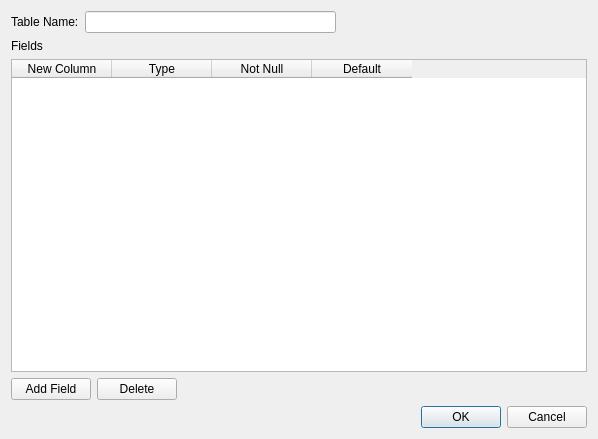
<?xml version="1.0" encoding="UTF-8"?>
<ui version="4.0">
 <class>CreateTableDialog</class>
 <widget class="QDialog" name="CreateTableDialog">
  <property name="geometry">
   <rect>
    <x>0</x>
    <y>0</y>
    <width>598</width>
    <height>439</height>
   </rect>
  </property>
  <property name="windowTitle">
   <string>Create Table</string>
  </property>
  <layout class="QVBoxLayout" name="verticalLayout">
   <item>
    <layout class="QHBoxLayout" name="horizontalLayout_2">
     <item>
      <widget class="QLabel" name="label">
       <property name="text">
        <string>Table Name:</string>
       </property>
      </widget>
     </item>
     <item>
      <widget class="QLineEdit" name="txtTableName"/>
     </item>
     <item>
      <spacer name="horizontalSpacer_2">
       <property name="orientation">
        <enum>Qt::Horizontal</enum>
       </property>
       <property name="sizeHint" stdset="0">
        <size>
         <width>40</width>
         <height>20</height>
        </size>
       </property>
      </spacer>
     </item>
    </layout>
   </item>
   <item>
    <widget class="QLabel" name="label_2">
     <property name="text">
      <string>Fields</string>
     </property>
    </widget>
   </item>
   <item>
    <widget class="QTableWidget" name="tblFields">
     <column>
      <property name="text">
       <string>New Column</string>
      </property>
     </column>
     <column>
      <property name="text">
       <string>Type</string>
      </property>
     </column>
     <column>
      <property name="text">
       <string>Not Null</string>
      </property>
     </column>
     <column>
      <property name="text">
       <string>Default</string>
      </property>
     </column>
    </widget>
   </item>
   <item>
    <layout class="QHBoxLayout" name="horizontalLayout">
     <item>
      <widget class="QPushButton" name="cmdAddField">
       <property name="text">
        <string>Add Field</string>
       </property>
      </widget>
     </item>
     <item>
      <widget class="QPushButton" name="cmdDeleteField">
       <property name="text">
        <string>Delete</string>
       </property>
      </widget>
     </item>
     <item>
      <spacer name="horizontalSpacer">
       <property name="orientation">
        <enum>Qt::Horizontal</enum>
       </property>
       <property name="sizeHint" stdset="0">
        <size>
         <width>40</width>
         <height>20</height>
        </size>
       </property>
      </spacer>
     </item>
    </layout>
   </item>
   <item>
    <widget class="QDialogButtonBox" name="buttonBox">
     <property name="orientation">
      <enum>Qt::Horizontal</enum>
     </property>
     <property name="standardButtons">
      <set>QDialogButtonBox::Cancel|QDialogButtonBox::Ok</set>
     </property>
    </widget>
   </item>
  </layout>
 </widget>
 <resources/>
 <connections>
  <connection>
   <sender>buttonBox</sender>
   <signal>accepted()</signal>
   <receiver>CreateTableDialog</receiver>
   <slot>accept()</slot>
   <hints>
    <hint type="sourcelabel">
     <x>248</x>
     <y>254</y>
    </hint>
    <hint type="destinationlabel">
     <x>157</x>
     <y>274</y>
    </hint>
   </hints>
  </connection>
  <connection>
   <sender>buttonBox</sender>
   <signal>rejected()</signal>
   <receiver>CreateTableDialog</receiver>
   <slot>reject()</slot>
   <hints>
    <hint type="sourcelabel">
     <x>316</x>
     <y>260</y>
    </hint>
    <hint type="destinationlabel">
     <x>286</x>
     <y>274</y>
    </hint>
   </hints>
  </connection>
 </connections>
</ui>
